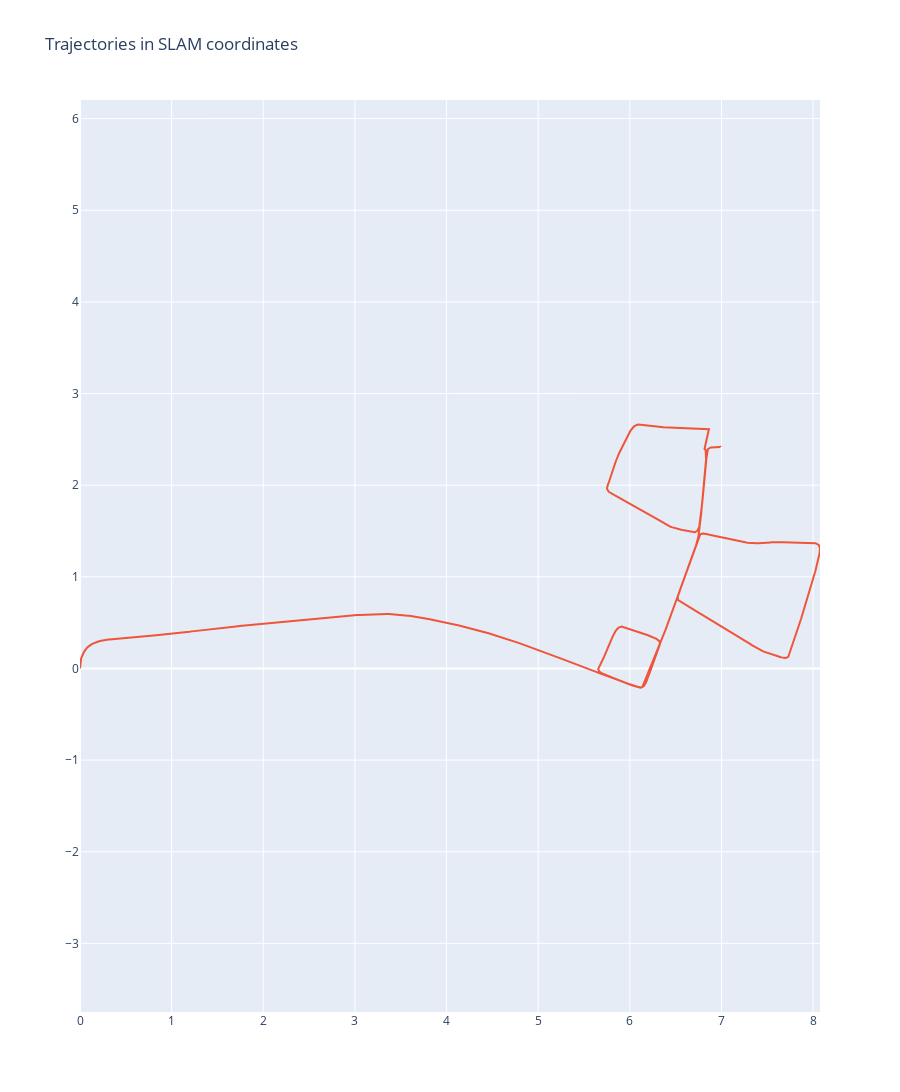

The notebook cell this image was saved under:
### Code cell
fig_slam = processor.create_2d_plot_slam()
fig_slam.show()

### Figure 1 — Plotly figure (JSON) as saved in the notebook; plotly's stock layout.template omitted (floating-point values rounded to 4 significant figures; data arrays with more than 128 entries replaced by an {"elided": "..."} marker saying what was removed)
{"data": [{"marker": {"color": "#EF553B", "size": 3}, "mode": "lines", "name": "SLAM (mapping)", "type": "scatter", "x": {"elided": "1512 float values"}, "y": {"elided": "1512 float values"}}], "layout": {"height": 1200, "title": {"text": "Trajectories in SLAM coordinates"}, "yaxis": {"scaleanchor": "x", "scaleratio": 1}}}
